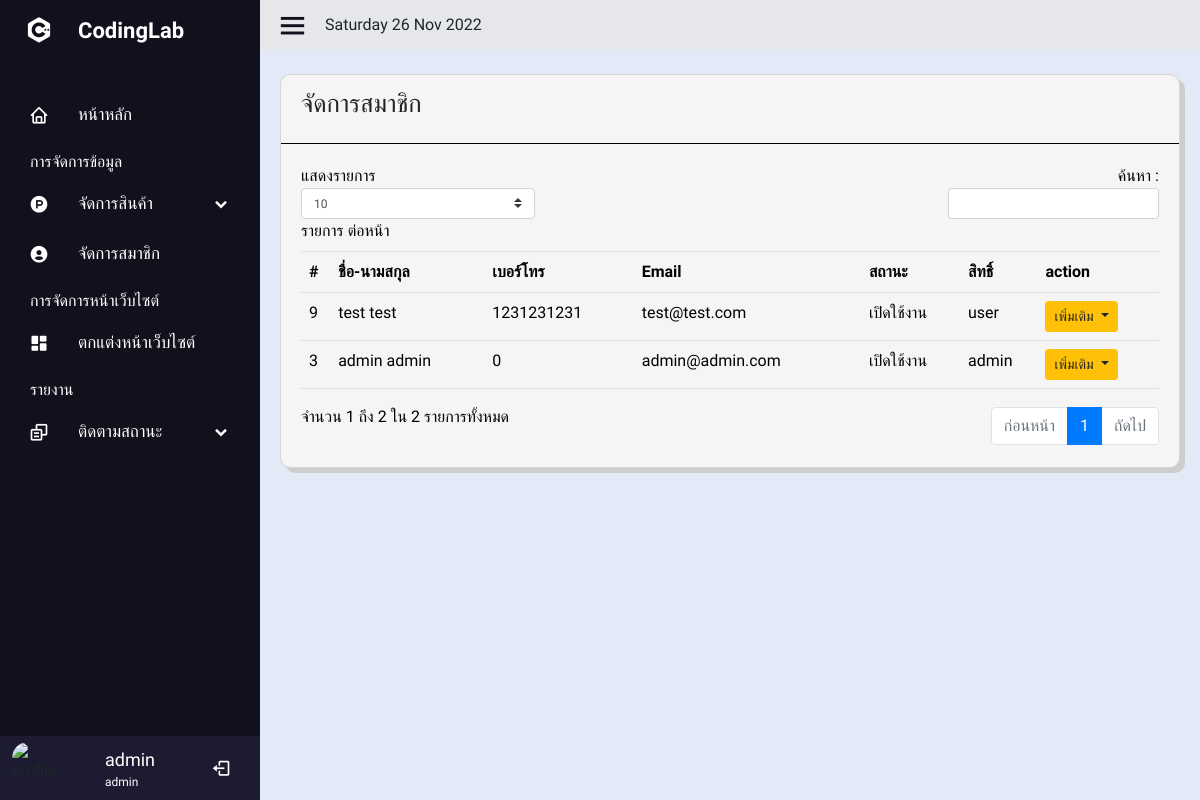
The app's page /admin/useredit.php (signed in) with its own data.
### tables this page shows
CREATE TABLE `users` (
  `id` int(10) NOT NULL AUTO_INCREMENT,
  `firstname` varchar(255) NOT NULL,
  `lastname` varchar(255) NOT NULL,
  `email` varchar(255) NOT NULL,
  `password` varchar(255) NOT NULL,
  `urole` varchar(255) NOT NULL,
  `created_at` timestamp NOT NULL DEFAULT current_timestamp(),
  `phone` varchar(50) NOT NULL,
  `sex` varchar(255) NOT NULL,
  `status` text NOT NULL,
  PRIMARY KEY (`id`)
);

### admin/useredit.php (the view, shortened to what this page needs)
<?php include('sidebar.php'); ?>
<section class="home-section">
    <div class="home-content">
        <i class='bx bx-menu'></i>
        <?php
        echo date('l' . ' ' . 'd' . ' ' . 'M' . ' ' . 'Y');
        ?>
    </div>
    <div class="table-content mt-4">
        <div class="card">
            <div class="card-head pr-2">
                <p>จัดการสมาชิก</p>
            </div>
            <div class="card-body">
                <div class="box-tale">
                    <table class="table" id="dataal">
                        <thead>
                            <tr>
                                <th>#</th>
                                <th>ชื่อ-นามสกุล</th>
                                <th>เบอร์โทร</th>
                                <th>Email</th>
                                <th>สถานะ</th>
                                <th>สิทธิ์</th>
                                <th>action</th>
                            </tr>
                        </thead>
                        <tbody>
                            <?php
                            $sql = $conn->prepare("SELECT * FROM users order by created_at ASC");
                            $sql->execute();
                            $row = $sql->fetchAll(PDO::FETCH_OBJ);
                            if ($sql->rowCount() > 0) {
                                foreach ($row as $res) {
                            ?>
                                    <tr>
                                        <td><?php echo $res->id; ?></td>
                                        <td><?php echo $res->firstname . ' ' . $res->lastname; ?></td>
                                        <td><?php echo $res->phone; ?></td>
                                        <td><?php echo $res->email; ?></td>
                                        <td><?php echo $res->status; ?></td>
                                        <td><?php echo $res->urole; ?></td>
                                        <td>
                                            <div class="dropdown open">
                                                <button class="btn btn-warning dropdown-toggle btn-sm" type="button" id="triggerId" data-toggle="dropdown" aria-haspopup="true" aria-expanded="false">
                                                    เพิ่มเติม
                                                </button>
                                            </div>
                                        </td>
                                    </tr>
                            <?php     }
                            } ?>
                        </tbody>
                    </table>
                </div>
            </div>
        </div>
    </div>
</section>
<br>
</body>
</html>

### admin/sidebar.php (shortened to what this page needs)
<?php
include('../include/connect.php')
?>
<!doctype html>
<html lang="th">
<link href='https://unpkg.com/boxicons@2.1.2/css/boxicons.min.css' rel='stylesheet'>
<link rel="stylesheet" href="https://cdn.jsdelivr.net/npm/bootstrap@4.0.0/dist/css/bootstrap.min.css">
<link rel="stylesheet" href="assets/css/sw_custom.css">
<link rel="stylesheet" href="styles.css">
<body>
    <div class="sidebar">
        <div class="logo-detil">
            <i class="bx bxl-c-plus-plus"></i>
            <span class="logo-name">
                CodingLab
            </span>
        </div>
        <ul class="nav-linked">
            <li>
                <a href="index.php">
                    <i class='bx bx-home'></i>
                    <span class="link-named">
                        หน้าหลัก
                    </span>
                </a>
            </li>
            <p class="manage">การจัดการข้อมูล</p>
            <li>
                <div class="icon-link">
                    <a href="#">
                        <i class='bx bxl-product-hunt'></i>
                        <span class="link-named">
                            จัดการสินค้า
                        </span>
                    </a>
                    <i class='bx bxs-chevron-down arrow'></i>
                </div>
            </li>
            <li>
                <a href="useredit.php">
                    <i class='bx bxs-user-circle'></i>
                    <span class="link-named">
                        จัดการสมาชิก
                    </span>
                </a>
            </li>
            <p class="manage">การจัดการหน้าเว็บไซต์</p>
            <li>
                <a href="Carousel.php">
                    <i class='bx bxs-dashboard'></i>
                    <span class="link-named">
                        ตกแต่งหน้าเว็บไซต์
                    </span>
                </a>
            </li>
            <p class="manage">รายงาน</p>
            <li>
                <div class="icon-link">
                    <a href="#">
                        <i class='bx bx-copy-alt'></i>
                        <span class="link-named">
                            ติดตามสถานะ
                        </span>
                    </a>
                    <i class='bx bxs-chevron-down arrow'></i>
                </div>
            </li>
            <li>
                <?php
                if (isset($_SESSION['admin_login'])) {
                    $sql = $conn->prepare("SELECT * FROM users WHERE id = '" . $_SESSION["admin_login"] . "' LIMIT 1");
                    $sql->execute();
                    $row = $sql->fetch(PDO::FETCH_ASSOC);
                } else {
                    echo "<script>window.location='../index.php'</script>";
                    exit;
                }
                ?>
                <div class="profile-details">
                    <div class="profile-content">
                        <img src="https://media-cdn.tripadvisor.com/media/photo-s/15/a4/9b/77/legacy-hotel-at-img-academy.jpg" alt="profile">
                    </div>
                    <div class="name-job">
                        <div class="profile-name"><?php echo $row['firstname']; ?></div>
                        <div class="job"><?php echo $row['urole']; ?></div>
                    </div>
                    <a href="../include/logout.php"> <i class="bx bx-log-out"></i></a>
                </div>
            </li>
        </ul>
    </div>

### admin/styles.css (style rules this page uses)
* { margin: 0; padding: 0; box-sizing: border-box; font-family: 'Mitr', sans-serif; }
body { background-color: #E4E9F7; }
.sidebar { position: fixed; top: 0; left: 0; height: 100%; width: 260px; background: #11101d; z-index: 100; transition: all 0.5s ease; }
.sidebar .manage { color: #fff; margin-top: 10px; margin-left: 30px; margin-bottom: 5px; }
.sidebar .logo-detil { height: 60px; width: 100%; display: flex; align-items: center; }
.sidebar .logo-detil i { font-size: 30px; color: #fff; height: 50px; min-width: 78px; text-align: center; line-height: 50px; }
.sidebar .logo-detil .logo-name { font-size: 22px; color: #fff; font-weight: 600; transition: 0.3s ease; transition-delay: 0.1s; }
.sidebar .nav-linked { height: 100%; padding: 30px 0 150px 0; overflow: auto; }
.sidebar .nav-linked li .icon-link { display: flex; align-items: center; justify-content: space-between; }
.sidebar .nav-linked li { position: relative; list-style: none; transition: all 0.4s ease; }
.sidebar .nav-linked li i { height: 50px; min-width: 78px; text-align: center; line-height: 50px; color: #fff; font-size: 20px; cursor: pointer; transition: all 0.3s ease; }
.sidebar .nav-linked li a { display: flex; align-items: center; text-decoration: none; }
.sidebar .nav-linked li a .link-named { font-size: 17px; font-weight: 400; color: #fff; }
.sidebar .profile-details { position: fixed; bottom: 0; width: 260px; display: flex; align-items: center; justify-content: space-between; background-color: #1d1b31; padding: 6px 0; width: 260px; transition: all 0.5s ease; }
.sidebar .profile-details .profile-content { display: flex; align-items: center; }
.sidebar .profile-details img { height: 52px; width: 52px; object-fit: cover; border-radius: 16px; margin: 0 14px 0 12px; background-color: #1d1b31; transition: all 0.5s ease; }
.sidebar .profile-details .profile-name, .sidebar .profile-details .job { color: #fff; font-size: 18px; font-weight: 500; white-space: nowrap; }
.sidebar .profile-details .job { font-size: 12px; }
.home-section { position: relative; height: 100%; left: 260px; width: calc(100% - 260px ); transition: all 0.5s ease; }
.home-section .home-content { background-color: #e5e7ea; height: 50px; display: flex; align-items: center; }
.home-section .home-content .bx-menu, .home-section .home-content .text { color: #11101d; font-size: 35px; }
.home-section .home-content .bx-menu { margin: 0 15px; cursor: pointer; }
.home-section .table-content { display: flex; margin-left: 20px; margin-right: 20px; }
.home-section .card { background-color: #F5F5F5; width: 100%; height: auto; border-radius: 10px; box-shadow: 5px 5px #cecccc; }
.home-section .card .card-head { border-bottom: 1px solid black ; }
.home-section .card .card-head p { margin: 10px 0 20px 20px; font-size: 25px; }
.home-section .table-content .box-tale { color: black; width: 100%; }
.home-section .table-content .box-tale table { border-collapse: collapse; width: 100%; height: auto; }
.home-section .table-content .box-tale th { padding: 8px; text-align: left; border-bottom: 1px solid #ddd; }
.home-section .table-content .box-tale td { padding: 8px; text-align: left; border-bottom: 1px solid #ddd; }

### records on screen
users: firstname "admin", urole "admin", id "3", lastname "admin", phone "0", email "admin@admin.com", status "เปิดใช้งาน"
users: id "9", firstname "test", lastname "test", phone "1231231231", email "test@test.com", status "เปิดใช้งาน", urole "user"

### other values on screen
date('l' . ' ' . 'd' . ' ' . 'M' . ' ' . 'Y') "Saturday 26 Nov 2022"
